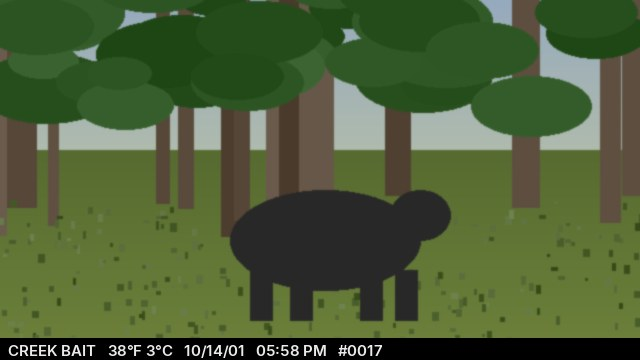
#> input picture tools/phone/mock/photos/bear_day.jpg, 640 x 360 px
$ python preview.py ../phone/mock/photos/bear_day.jpg ../phone/mock/photos/buck_day.jpg 1.0
#> lines starting #> are read from the running program, lines starting #| are printed output that depends on the picture
import sys
from PIL import Image
def on_paper(path, out, scale=1):
#> called with path = '../phone/mock/photos/bear_day.jpg', out = '../phone/mock/photos/buck_day.jpg', scale = 1
    im = Image.open(path).convert('RGBA')
    bg = Image.new('RGBA', im.size, (234, 227, 208, 255))
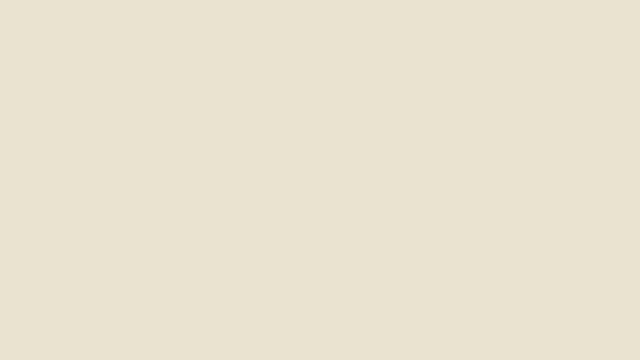
#> bg: PIL image 640x360 RGBA; mean R, G, B, A 234, 227, 208, 255
    bg = Image.alpha_composite(bg, im)
    if scale != 1:
        bg = bg.resize((int(im.width*scale), int(im.height*scale)), Image.LANCZOS)
    bg.save(out)
if __name__ == '__main__':
    on_paper(sys.argv[1], sys.argv[2], float(sys.argv[3]) if len(sys.argv) > 3 else 1)
